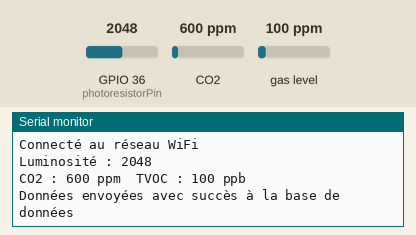
The program below on a simulated ESP32. Parts: the last lines printed to the serial monitor. The test bench sets the inputs (shaded band); at power-on: CO2 600 ppm, GPIO 36 (photoresistorPin) = 2048, gas level 100 ppm. WiFi joins after 1.5 s; servers stay silent unless stated; uploads are accepted with an empty reply.

Above: at 3.2 s.
3.3 s: CO2 set to 452 ppm
At 3.36 s:
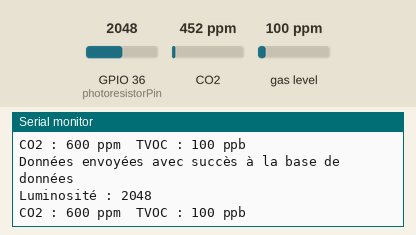
4.9 s: GPIO 36 (photoresistorPin) set to 2866
At 6.3 s:
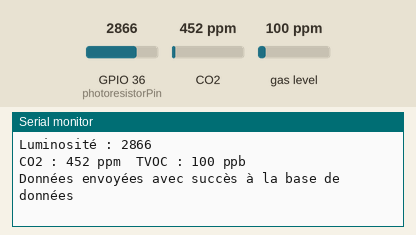
6.5 s: gas level set to 20 ppm
At 7.8 s:
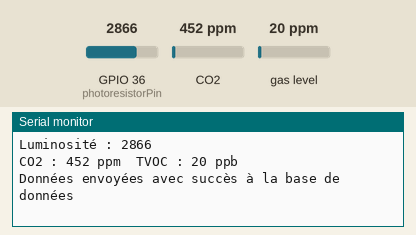
8.1 s: GPIO 36 (photoresistorPin) set to 3603
At 9.6 s:
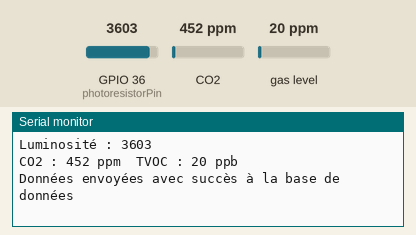
9.7 s: CO2 set to 1050 ppm
At 11.2 s:
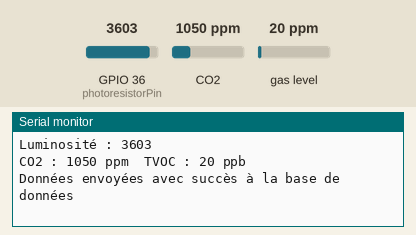
Timing chart, 0 to 12.3 s (numbered marks = the images above; inputs shaded):
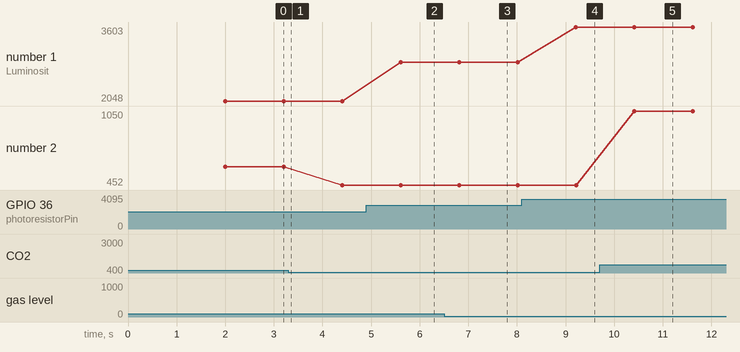

Measured:
- after the input at 4.9 s, the serial monitor: prints a new line after 0.71 s (image 2)
- after the input at 6.5 s, the serial monitor: prints a new line after 0.31 s (image 3)
- after the input at 8.1 s, the serial monitor: prints a new line after 1.1 s (image 4)
- after the input at 9.7 s, the serial monitor: prints a new line after 0.72 s (image 5)
- plotted number 1: 2048 → 2866 after the input at 4.9 s, 2866 → 3603 after the input at 8.1 s
- plotted number 2: 600 → 452 after the input at 3.3 s, 452 → 1050 after the input at 9.7 s

The program:

main.cpp
```cpp
#include <Arduino.h>
#include <Wire.h>
#include <Adafruit_CCS811.h>
#include <WiFi.h>
#include <HTTPClient.h>
 #include <SPI.h>

const int photoresistorPin = 36;  // Broche de la photoresistance

Adafruit_CCS811 ccs;  // Objet pour le capteur CCS811

const char* ssid = "UNIFI_IDO1";
const char* password = "42Bidules!";
void sendDataToDatabase(int luminosite, int co2, int tvoc);
void setup() {
  Serial.begin(115200);
  Wire.begin();

  if (!ccs.begin()) {
    Serial.println("Échec de la communication avec le capteur CCS811. Vérifiez les connexions.");
    while (1);
  }

  // Configuration du capteur CCS811
  ccs.setDriveMode(CCS811_DRIVE_MODE_1SEC);

  // Connexion au réseau WiFi
  WiFi.begin(ssid, password);
  while (WiFi.status() != WL_CONNECTED) {
    delay(1000);
    Serial.println("Connexion au WiFi...");
  }
  Serial.println("Connecté au réseau WiFi");
}

void loop() {
  // Lecture de la valeur de la photoresistance
  int photoresistorValue = analogRead(photoresistorPin);
  Serial.print("Luminosité : ");
  Serial.println(photoresistorValue);

  // Lecture de la valeur du CO2 et du TVOC (Total Volatile Organic Compounds)
  if (ccs.available()) {
    if (!ccs.readData()) {
      int eCO2 = ccs.geteCO2();
      int TVOC = ccs.getTVOC();
      Serial.print("CO2 : ");
      Serial.print(eCO2);
      Serial.print(" ppm\t");
      Serial.print("TVOC : ");
      Serial.print(TVOC);
      Serial.println(" ppb");

      // Envoi des données vers la base de données
      sendDataToDatabase(photoresistorValue, eCO2, TVOC);
    }
  }

  delay(1000);
}

void sendDataToDatabase(int luminosite, int co2, int tvoc) {
  // Construction de l'URL de la requête POST
  String url = "http://192.168.1.145:3000/donnees";

  // Création du corps de la requête JSON
  String jsonBody = "{\"luminosite\":";
  jsonBody += luminosite;
  jsonBody += ",\"co2\":";
  jsonBody += co2;
  jsonBody += ",\"tvoc\":";
  jsonBody += tvoc;
  jsonBody += "}";

  // Configuration de la requête HTTP
  HTTPClient http;
  http.begin(url);
  http.addHeader("Content-Type", "application/json");

  // Envoi de la requête POST avec le corps JSON
  int httpResponseCode = http.POST(jsonBody);

  // Vérification de la réponse du serveur
  if (httpResponseCode == 200) {
    Serial.println("Données envoyées avec succès à la base de données");
  } else {
    Serial.print("Erreur lors de l'envoi des données à la base de données. Code de réponse : ");
    Serial.println(httpResponseCode);
  }

  // Libération des ressources
  http.end();
}
```
